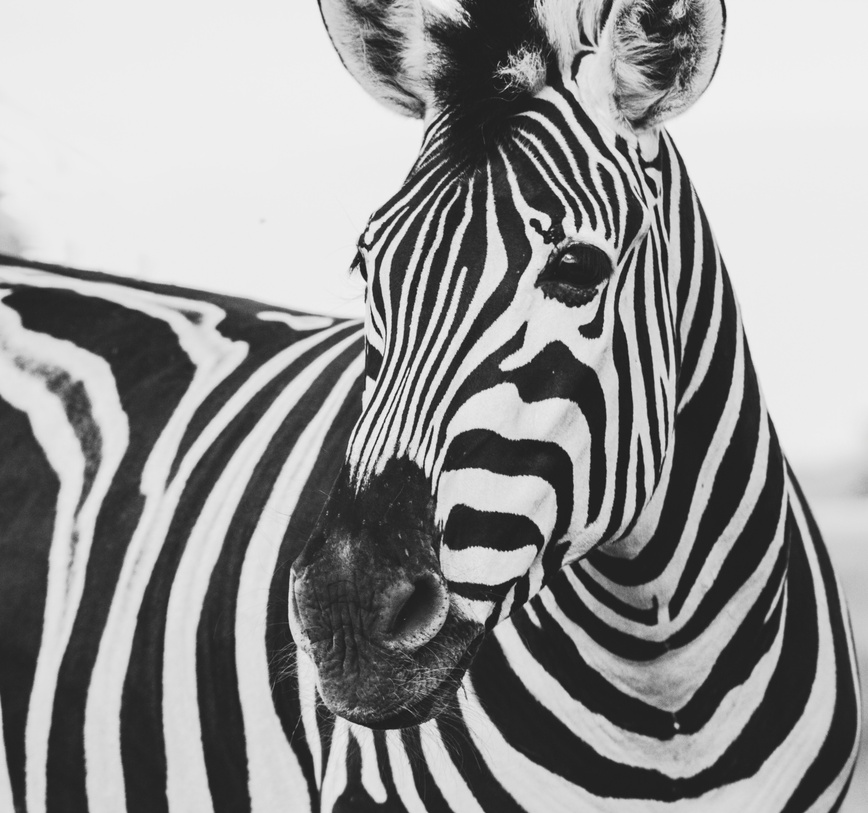
#> input picture Algebra_lineal/Ejercicios/10 - Aplicacion de SVD a una Imagen/imagenes/imagen_ejemplo_frida_bredesen.jpg, 868 x 813 px, shrunk from 3693 x 3456 before the run, found by its file name
$ jupyter execute 'Apliquemos la descomposicion SVD a una imagen.ipynb'   (shell and % lines are left out)
#> lines starting #> are read from the running program, lines starting #| are printed output that depends on the picture
[cell 1]

import numpy as np
import matplotlib.pyplot as plt
from PIL import Image

[cell 2]
# Una imagen de la fotografa Frida Bredesen de una Cebra
plt.style.use('classic')
imagen = Image.open(".\\imagenes\\imagen_ejemplo_frida_bredesen.jpg")
#> imagen is the input picture: PIL image 868x813 RGB; mean R, G, B 147.3, 147.3, 147.3
plt.imshow(imagen)

[cell 3]
# Vamos a convertir la imagen a una escala de grises
imagen_gr = imagen.convert('LA')
# Ahora podemos convertir la imagen en un array de numpy
imagen_mat = np.array(list(imagen_gr.getdata(band=0)), float)
# Le damos nuevamente la forma original
imagen_mat.shape = (imagen_gr.size[1], imagen_gr.size[0])

[cell 4]
# Calculemos la descomposicion SVD
U, D, V = np.linalg.svd(imagen_mat)
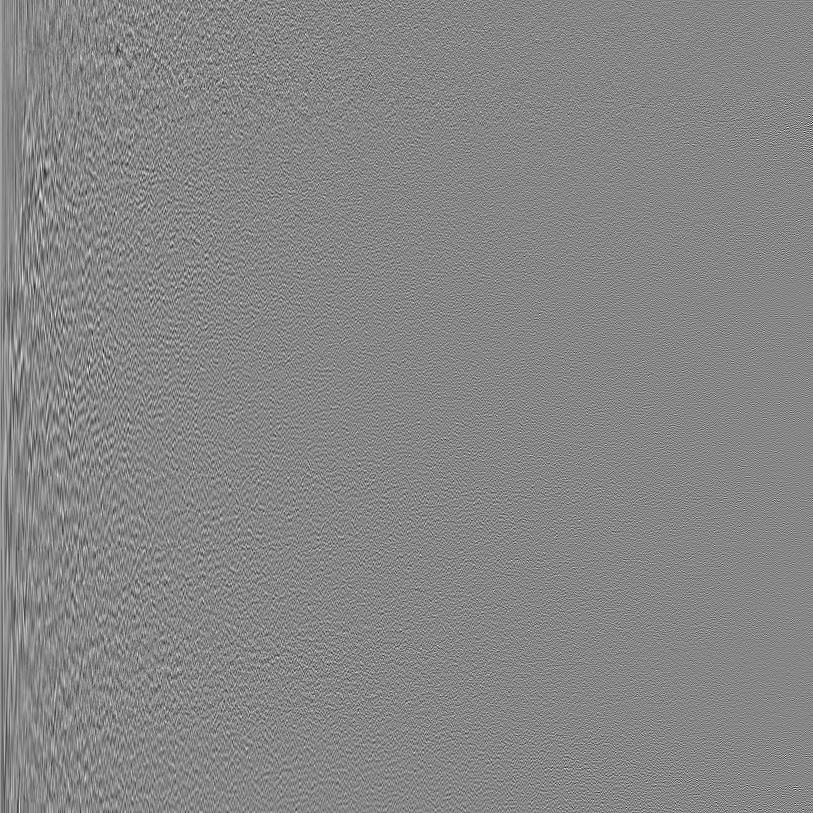
#> U: shape (813, 813) float64; min -0.212, max 0.189, mean 3.23e-05; drawn with min black and max white
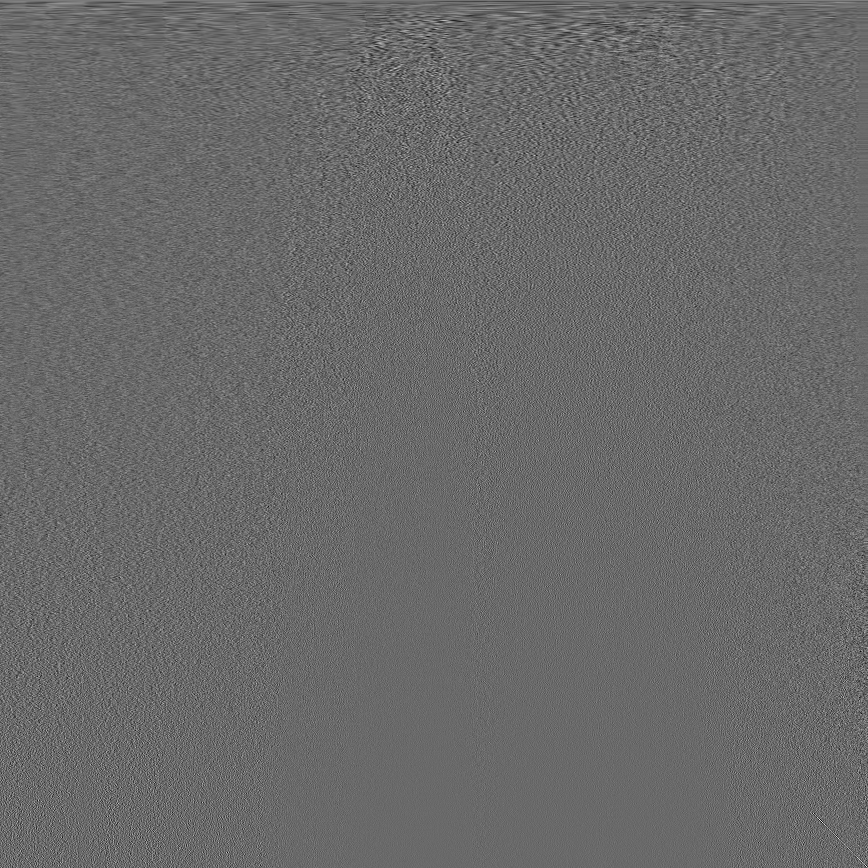
#> V: shape (868, 868) float64; min -0.227, max 0.319, mean 2.85e-05; drawn with min black and max white
#> D = 813 values, max 129931.9 at index 0, min 0.818 at index 812, mean 834.6

[cell 5]
# Revisemos las dimensions de nuestras matrices
print(imagen_mat.shape)
#| (813, 868)
print(U.shape)
#| (813, 813)
print(D.shape)
#| (813,)
print(V.shape)
#| (868, 868)

[cell 6]
# Recordemos que D tiene los valores singulares que debemos poner en una matriz diagonal

# No necesitamos transponer a V

# Los vectores singulares y valores singulares estan ordenados de manera que los primeros son los que mas varianza
# explican o sea los valores que contienen mas informacion. Es por eso que usando los primeros valores de estas
# matrices podremos reconstruir gran parte de la imagen, al menos para darnos cuenta del contenido.

[cell 7]
# Podemos calcular una aproximacion de la imagen usando la primer columna de U y la primer fila de V, estos
# elementos capturan la informacion mas importante

imagen_recons = np.matrix(U[:, :1]) * np.diag(D[:1]) * np.matrix(V[:1, :])
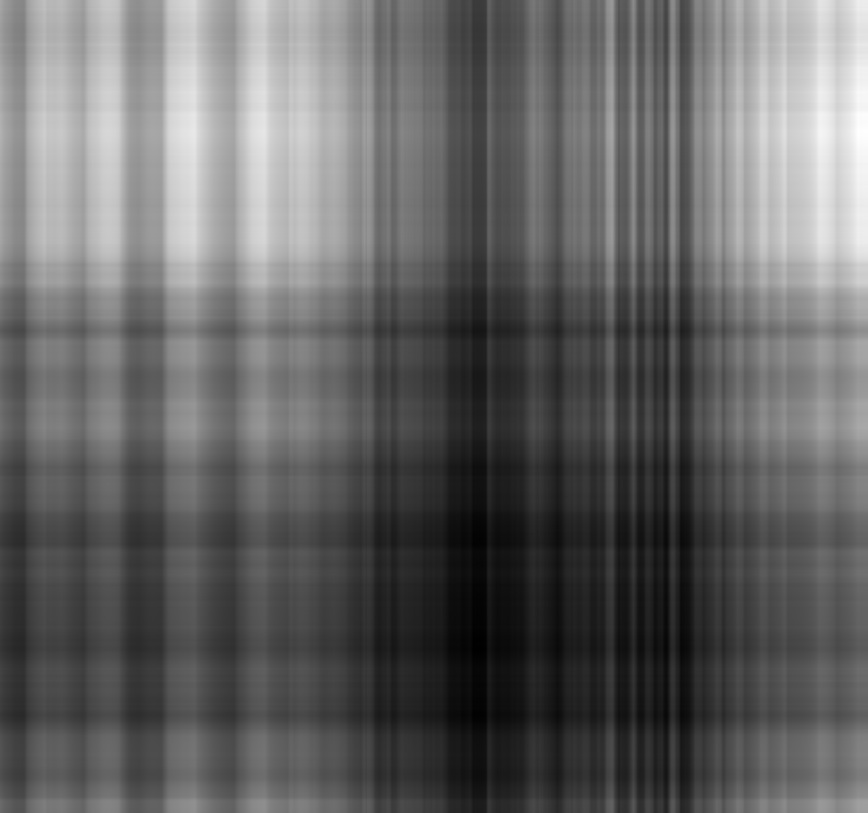
#> imagen_recons: shape (813, 868) float64; min 55.45, max 287, mean 146.9; drawn with min black and max white
plt.imshow(imagen_recons, cmap='gray')

[cell 8]
# Podemos calcular una aproximacion de la imagen usando la primer columna de U y la primer fila de V, estos
# elementos capturan la informacion mas importante

imagen_recons = np.matrix(U[:, :2]) * np.diag(D[:2]) * np.matrix(V[:2, :])
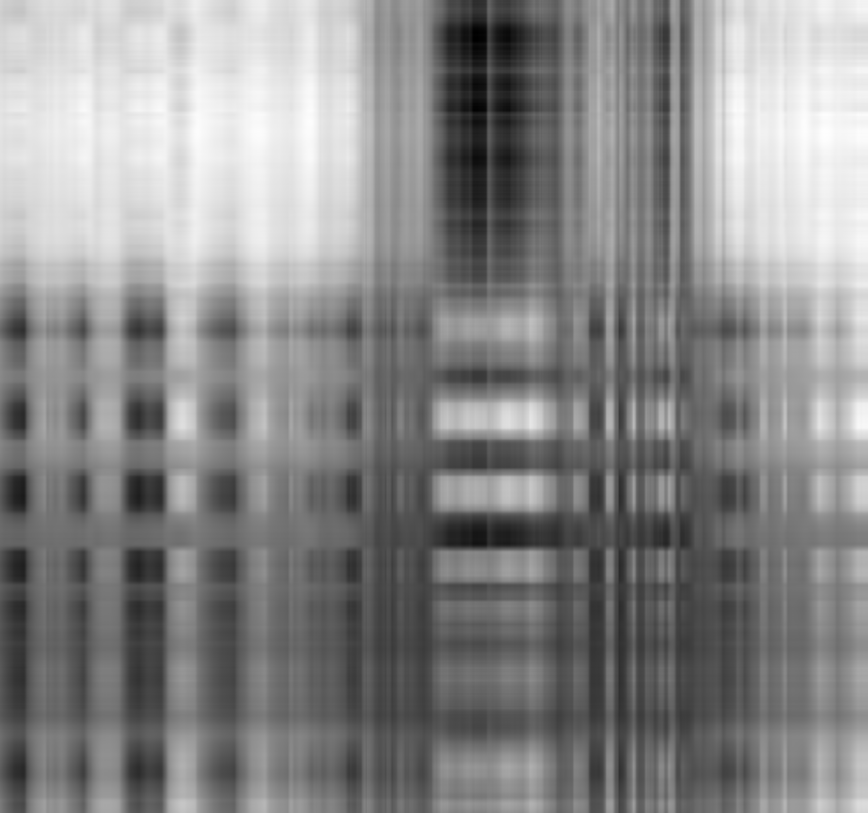
#> imagen_recons: shape (813, 868) float64; min 14.02, max 262.5, mean 147.4; drawn with min black and max white
plt.imshow(imagen_recons, cmap='gray')
